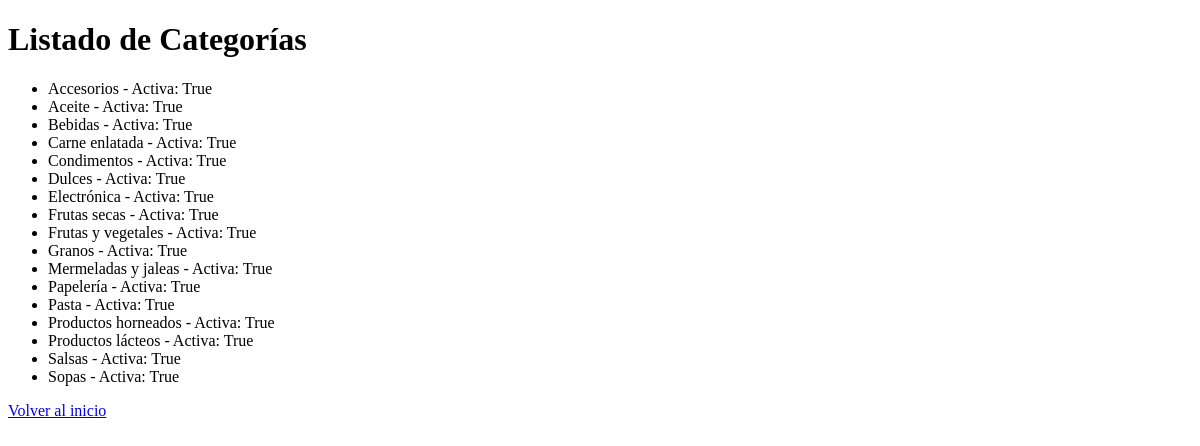
/catalogos/categorias/, run on an earlier commit of the app's database.
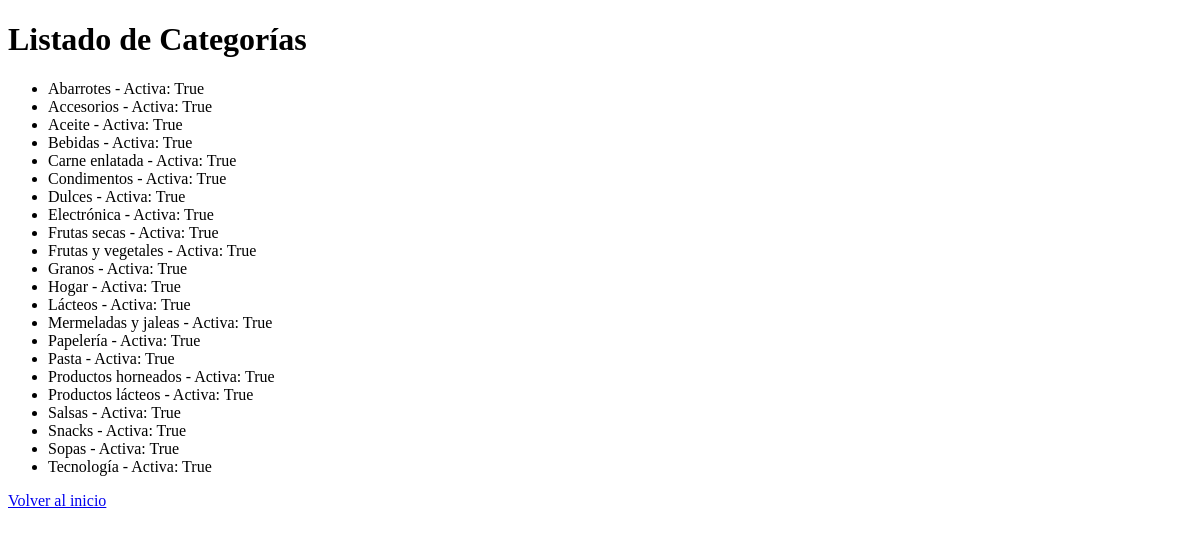
And on a later commit of the database.
### catalogos/models.py (models this page shows, shortened)
class Categoria(models.Model):
    nombre = models.CharField(max_length=100, unique=True)
    descripcion = models.TextField(blank=True, null=True)
    activo = models.BooleanField(default=True)
    class Meta:
        verbose_name = "Categoría"
        verbose_name_plural = "Categorías"
        ordering = ['nombre']

### catalogos/views.py (the view)
# urls.py: path('categorias/', lista_categorias, name='lista_categorias'),
def lista_categorias(request):
    categorias = Categoria.objects.all()
    return render(request, 'catalogos/lista_categorias.html', {'categorias': categorias})

### templates/catalogos/lista_categorias.html (shortened to what this page needs)
<!DOCTYPE html>
<html lang="es">
<head>
</head>
<body>
    <h1>Listado de Categorías</h1>
    <ul>
        {% for categoria in categorias %}
            <li>{{ categoria.nombre }} - Activa: {{ categoria.activo }}</li>
        {% empty %}
            <li>No hay categorías registradas.</li>
        {% endfor %}
    </ul>
    <a href="/">Volver al inicio</a>
</body>
</html>

What changed in the data, as far as the page shows it:
added Categoria: nombre "Abarrotes", activo "True"
added Categoria: nombre "Hogar", activo "True"
added Categoria: nombre "Lácteos", activo "True"
added Categoria: nombre "Snacks", activo "True"
added Categoria: nombre "Tecnología", activo "True"
